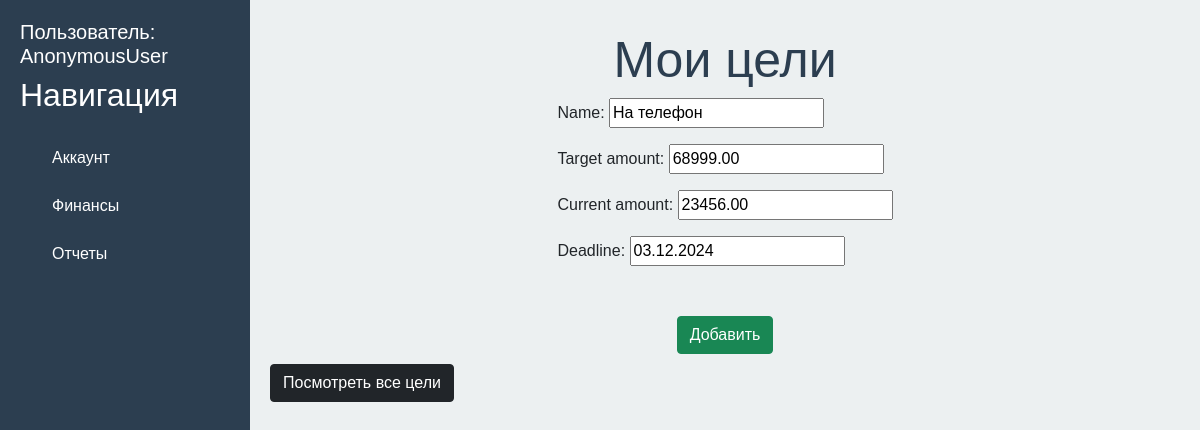
Screenshot of /myfinances/goal/1/update/ with the database file from the repository.
### finances/models.py (models this page shows, shortened)
class Goal(models.Model):
    user = models.ForeignKey(settings.AUTH_USER_MODEL, on_delete = models.CASCADE)
    name = models.CharField(max_length = 100)
    target_amount = models.DecimalField(max_digits = 10, decimal_places = 2, default=0)
    current_amount = models.DecimalField(max_digits = 10, decimal_places = 2, default=0)
    deadline = models.DateField()
    date = models.DateTimeField(default=timezone.now)

### finances/views.py (the view)
# urls.py: path('goal/<int:pk>/update/', views.GoalUpdateView.as_view(), name = 'goal_update'),            #Update/edit a goal
class GoalUpdateView(UpdateView):
    model = Goal
    template_name = 'finances/goal_create.html'
    form_class = GoalForm
    success_url = reverse_lazy('goal_list')

### finances/forms.py
class GoalForm(ModelForm):
    class Meta:
        model = Goal
        fields = ['name', 'target_amount', 'current_amount', 'deadline']

### finances/templates/finances/goal_create.html (shortened to what this page needs)
{% extends 'users/base.html'%}
{% block content %}
    <div class="features">
        <h1> Мои цели </h1>
        <div class="form">
            <form method="post">
                {{form.as_p}}
                <button type="submit" class="btn btn-success"> Добавить </button>
            </form>
        </div>
        <a href="{% url 'goal_list'%}" class="btn btn-dark"> Посмотреть все цели </a>
    </div>
{% endblock %}

### users/static/users/css/users.css (style rules this page uses)
body { font-family: Arial, sans-serif; display: flex; height: 100vh; }
main .features h1 { font-size: 50px; margin-top: 10px; color: #2c3e50; text-align: center; }
main .features button { margin: 0 auto; display: block; margin-top:50px; }
main .features a { text-align: center; margin-top: 10px }
main .form { display: flex; justify-content: center; align-items: center; }

### rows the page displays
Goal: name "На телефон", target_amount "68999.00", current_amount "23456.00", deadline "03.12.2024"

### other values shown
{{ user }} "AnonymousUser"
